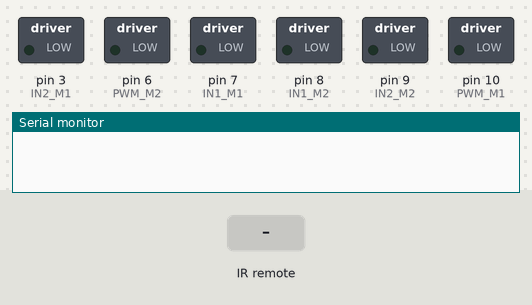
A sketch run on a simulated Arduino Uno, built with avr-gcc and run on an emulated ATmega328P. Shown: switched loads named in the sketch (green lamp = pin HIGH), the last lines printed to the serial monitor. The inputs (shaded band) are chosen by the test bench.

Above: at 1.2 s.
1.3 s: infrared code 0xFD807F received
At 2.3 s:
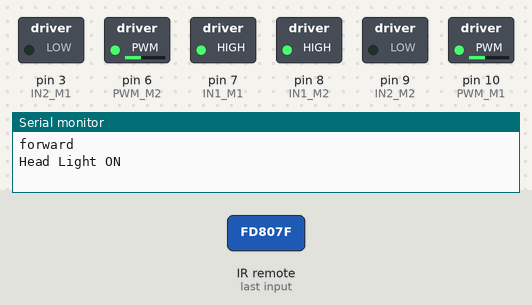
2.8 s: infrared code 0xFD20DF received
At 3.5 s:
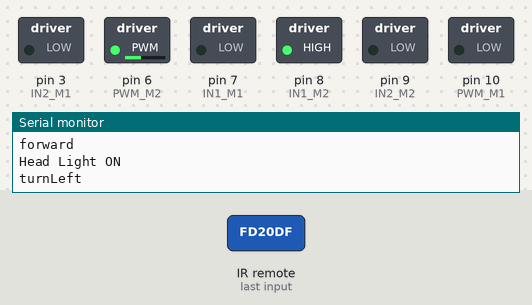
4.3 s: infrared code 0xFDA05F received
At 4.6 s:
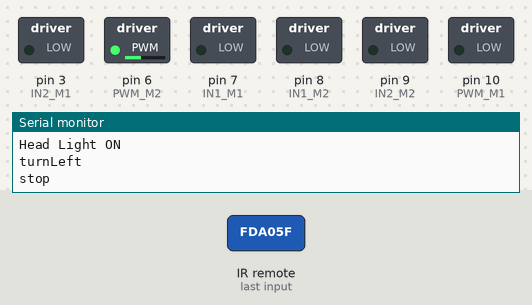
5.8 s: infrared code 0xFD609F received
At 6.9 s:
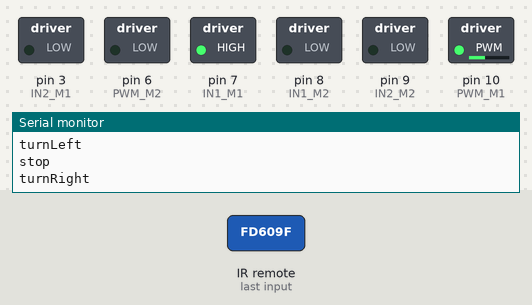
7.3 s: infrared code 0xFD10EF received
At 8.1 s:
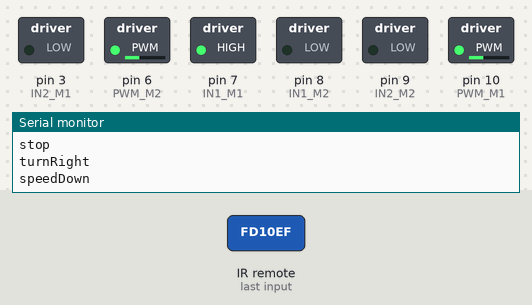
8.8 s: infrared code 0xFD906F received
At 9.2 s:
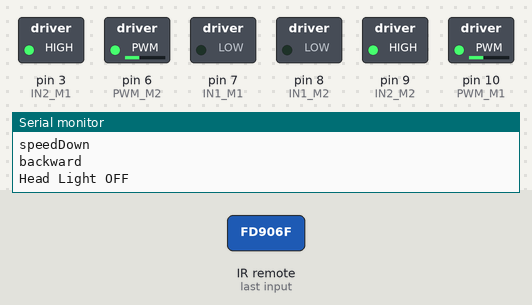
Timing chart, 0 to 11.3 s (numbered marks = the images above; inputs shaded):
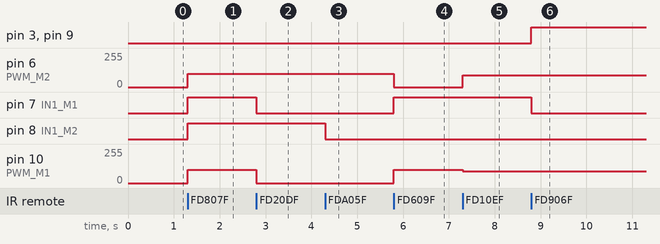

Measured:
- after the input at 1.3 s, pin 6 (PWM_M2), pin 10 (PWM_M1): 0/255 → 100/255 at once; pin 7 (IN1_M1), pin 8 (IN1_M2): LOW → HIGH at once
- after the input at 2.8 s, pin 7 (IN1_M1): HIGH → LOW at once; pin 10 (PWM_M1): 100/255 → 0/255 at once
- after the input at 4.3 s, pin 8 (IN1_M2): HIGH → LOW at once
- after the input at 5.8 s, pin 6 (PWM_M2): 100/255 → 0/255 at once; pin 7 (IN1_M1): LOW → HIGH at once; pin 10 (PWM_M1): 0/255 → 100/255 at once
- after the input at 7.3 s, pin 6 (PWM_M2): 0/255 → 90/255 at once; pin 10 (PWM_M1): 100/255 → 90/255 at once
- after the input at 8.8 s, pin 3 (IN2_M1), pin 9 (IN2_M2): LOW → HIGH at once; pin 7 (IN1_M1): HIGH → LOW at once

The sketch:

RC--CAR.ino
```cpp
#include <IRremote.h>
//Init IR sensor
IRrecv rc(11);
decode_results results;

//Init Motors

const int PWM_M1 = 10;
const int IN1_M1 = 7;
const int IN2_M1 = 3;

const int PWM_M2 = 6;
const int IN1_M2 = 8;
const int IN2_M2 = 9;

int speed = 100;

//Init the lights

const int Back_Light = 4;
const int Front_Light = 13;
const int Left_Light = 2;
const int Right_Light = 12;

void setup(){
  Serial.begin(9600);
  rc.enableIRIn();

  //Setting the pinmodes
  pinMode(PWM_M1,OUTPUT);
  pinMode(PWM_M2,OUTPUT);

  pinMode(IN1_M1,OUTPUT);
  pinMode(IN2_M1,OUTPUT);

  pinMode(IN1_M2,OUTPUT);
  pinMode(IN2_M2,OUTPUT);

  //initalizing every pin to zero
  digitalWrite(IN1_M1, LOW);
  digitalWrite(IN2_M1, LOW);
  digitalWrite(IN1_M2, LOW);
  digitalWrite(IN2_M2, LOW);
  digitalWrite(Front_Light,LOW);
  digitalWrite(Back_Light,LOW);
  digitalWrite(Left_Light,LOW);
  digitalWrite(Right_Light,LOW);
}


void loop(){
  if (rc.decode(&results)){   //Reading the receiver value


      switch(results.value){// calling the appropriate function according to the value read
          case 0xFD807F://vol+
            forward();
          break;
          case 0xFD20DF://|<<
            turnLeft();
          break;
          case 0xFDA05F://>||
            stop();
          break ;
          case 0xFD609F://>>|
           turnRight();
          break ;
          case 0xFD10EF://down arrow
            speedDown();
          break ;
          case 0xFD906F://vol-
            backward();
          break ;
          case 0xFD50AF://up arrow
            speedUp();
          break ;


        }
       rc.resume();
  }
}


void forward(){
  Serial.println("forward");
  Serial.println("Head Light ON");
  digitalWrite(Front_Light,HIGH);  //switching on the Head Light
  digitalWrite(Back_Light,LOW);

  // Setting the motor on the desired value
  analogWrite(PWM_M1, speed);
  analogWrite(PWM_M2, speed);

  digitalWrite(IN1_M1, HIGH);
  digitalWrite(IN2_M1, LOW);

  digitalWrite(IN1_M2, HIGH);
  digitalWrite(IN2_M2, LOW);
}

void backward(){
  Serial.println("backward");
  digitalWrite(Front_Light,LOW);
  Serial.println("Head Light OFF");
  digitalWrite(Back_Light,HIGH); //Switching on the tail light
  analogWrite(PWM_M1, speed);
  analogWrite(PWM_M2, speed);

  digitalWrite(IN1_M1, LOW);
  digitalWrite(IN2_M1, HIGH);

  digitalWrite(IN1_M2, LOW);
  digitalWrite(IN2_M2, HIGH);
}

void turnLeft(){
  Serial.println("turnLeft");
  digitalWrite(Left_Light,HIGH);
  analogWrite(PWM_M1, 0);
  analogWrite(PWM_M2, speed);

  digitalWrite(IN1_M1, LOW);
  digitalWrite(IN2_M1, LOW);

  digitalWrite(IN1_M2, HIGH);
  digitalWrite(IN2_M2, LOW);
  digitalWrite(Left_Light,LOW);
}

void turnRight(){
  Serial.println("turnRight");
  digitalWrite(Right_Light,HIGH);
  analogWrite(PWM_M1, speed);
  analogWrite(PWM_M2, 0);

  digitalWrite(IN1_M1, HIGH);
  digitalWrite(IN2_M1, LOW);

  digitalWrite(IN1_M2, LOW);
  digitalWrite(IN2_M2, LOW);
  digitalWrite(Right_Light,LOW);
}

void stop(){
  Serial.println("stop");
  digitalWrite(Back_Light,HIGH);
  digitalWrite(IN1_M1, LOW);
  digitalWrite(IN2_M1, LOW);

  digitalWrite(IN1_M2, LOW);
  digitalWrite(IN2_M2, LOW);
}

void speedUp(){
  Serial.println("speedUp");
  speed+=10;
  if(speed>255) speed =255;
  analogWrite(PWM_M1, speed);
  analogWrite(PWM_M2, speed);
}

void speedDown(){
  Serial.println("speedDown");
  digitalWrite(Back_Light,HIGH);
  speed-=10;
  if(speed<0) speed =0;
  analogWrite(PWM_M1, speed);
  analogWrite(PWM_M2, speed);
  digitalWrite(Back_Light,LOW);
}
```
